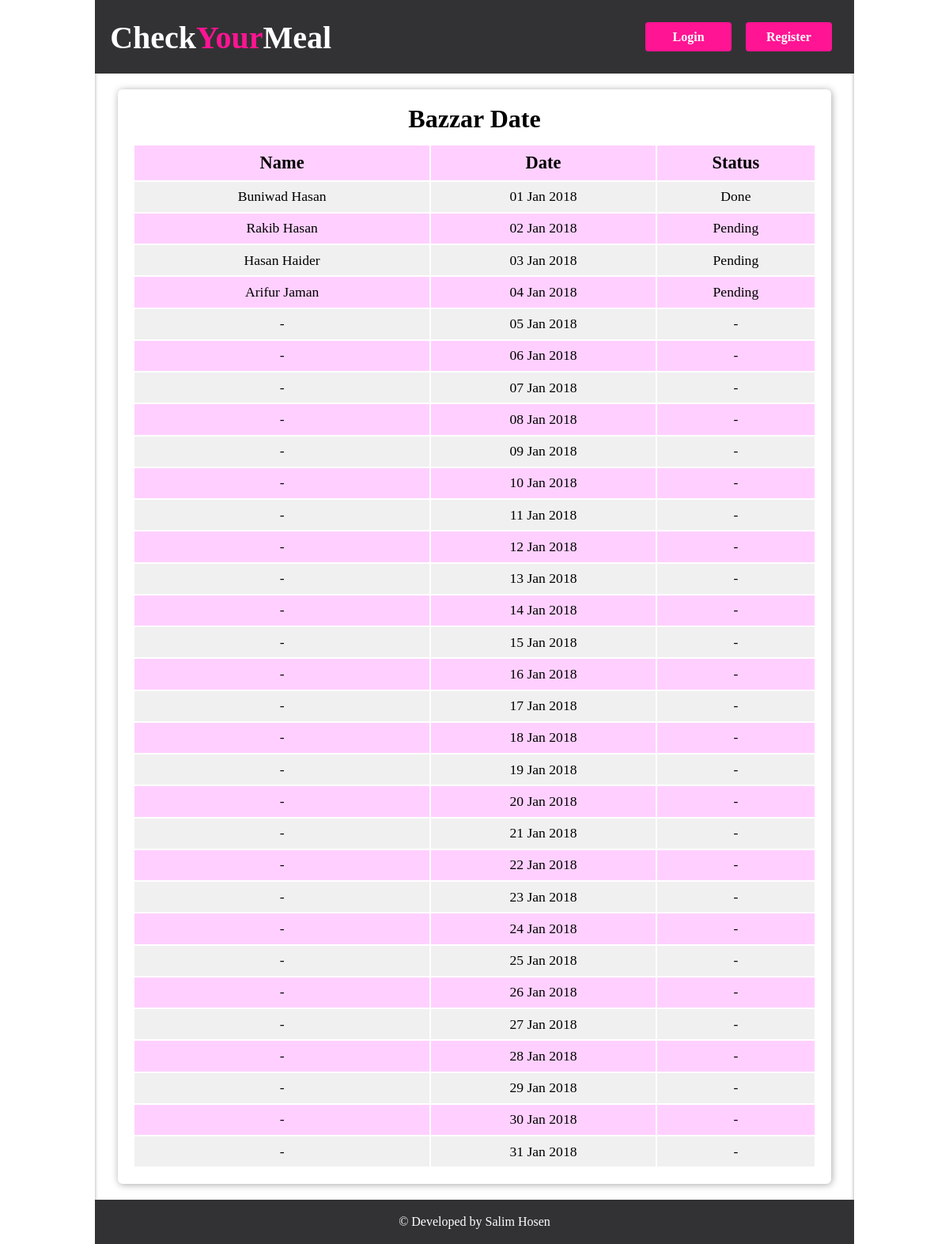
Screenshot of /bazzarDate.php with the database file from the repository.
### tables this page shows
CREATE TABLE `bazar_date` (
  `bdId` int(11) NOT NULL,
  `bdName` varchar(255) DEFAULT NULL,
  `bDate` varchar(255) DEFAULT NULL,
  `bdStatus` int(11) DEFAULT 0
);

### admin/lib/Session.php (called while the page is built, shortened)
<?php
	class Session{
		public static function get($key){
			if(isset($_SESSION[$key])){
				return $_SESSION[$key];
			}else{
				return false;
			}
		}
	}
?>

### admin/classes/Bazzar.php (called while the page is built, shortened)
<?php
	class Bazzar{
		private $db;
		public function __construct(){
			$this->db = new Database();
		}
		public function getBazarDate(){
			$query = "select * from bazar_date";
			$res = $this->db->select($query);
			if($res){
				return $res;
			}else{
				return false;
			}
		}
	}
?>

### admin/lib/Database.php (called while the page is built, shortened)
<?php
	class Database{
		private $db_user = DB_USER;
		private $db_name = DB_NAME;
		private $db_pass = DB_PASS;
		private $db_host = DB_HOST;
		public $link;
		public function dbCon(){
			$this->link = new mysqli($this->db_host,$this->db_user,$this->db_pass,$this->db_name);
		}
		public function select($query){
			$res = $this->link->query($query)or die("Connection Fail".$this->link->error.__LINE__);
			if(mysqli_num_rows($res)>0){
				return $res;
			}else{
				return false;
			}
		}
	}
?>

### admin/helpers/Format.php (called while the page is built, shortened)
<?php
	class Format{
		public function formatDate($data){
			$data = strtotime($data);
			return date("d M Y",$data);
		}
	}
?>

### bazzarDate.php (the view)
<?php include "inc/header.php";?>
				<section>
					<article>
						<div class="bazzar_tbl">
						<h2>Bazzar Date</h2>
							<table>
								<tbody>
									<tr>
										<td>Name</td>
										<td>Date</td>
										<td>Status</td>
									</tr>
									<?php
										$bdRes = $baz->getBazarDate();
										if($bdRes){
											while($vlu = $bdRes->fetch_assoc()){
									?>
									<tr>
										<td><?php
										if($vlu['bdName'] == "")echo "-";
										else
											echo $vlu['bdName'];?></td>
										<td><?php echo $fm->formatDate($vlu['bDate']);?></td>
										<td><?php
											if($vlu['bdStatus'] == 1)echo "Done";
											else if($vlu['bdStatus'] == 2)echo "Pending";
											else echo "-";
										?></td>
									</tr>
									<?php
										}
									}
									?>
								</tbody>
							</table>
						</div>
					</article>
				</section>
				<?php include "inc/footer.php";?>

### inc/header.php (shortened to what this page needs)
<?php
	include "admin/lib/Database.php";
	include "admin/lib/Session.php";
	include "admin/helpers/Format.php";
	include "admin/classes/Bazzar.php";
	$fm = new Format();
	$baz = new Bazzar();
?>
<!doctype HTML>
<html lang="en">
	<head>
		<link rel="stylesheet" href="css/style.css" type="text/css" />
		<link rel="stylesheet" href="admin/fa/css/font-awesome.min.css" type="text/css" />
	</head>
	<body>
		<div id="wrapper">
			<div class="container">
				<header>
					<div class="heading">
						<a href="index.php"><h2>Check<span>Your</span>Meal</h2></a>
					</div>
					<div class="login">
						<?php
							if(Session::get("usrLogin")==false){
						?>
						<a href="register.php">Register</a>
						<a href="login.php">Login</a>
						<?php
							}else{
						?>
						<a href="?logout=lout">Logout</a>
						<a href="profile.php?pId=<?php echo Session::get("userId");?>">Profile</a>
						<?php
							}
						?>
					</div>
				</header>

### inc/footer.php
<footer>
					<p>&copy; Developed by Salim Hosen</p>
				</footer>
			</div>
	</body>
</html>

### css/style.css (style rules this page uses)
* { margin: 0; padding: 0; }
body,html { margin: 0; padding: 0; width: 100%; min-height: 100%; font-size: 1em; }
header, section, article, footer { display: block; overflow: hidden; }
#wrapper { width: 100%; max-width: 100%; }
.container { width: 100%; max-width: 960px; margin: 0 auto; box-sizing: border-box; box-shadow: inset 0px 1px 4px #A0A0A0; }
header,footer { background: #323234; color: #fff; padding: 2%; }
.heading { width: 32%; float: left; }
.heading a { text-decoration: none; color: #fff; }
.heading h2 { font-size: 2.5em; margin-top: 5px; }
.heading span, .bazzar_tbl h2>span { color: #FF1493; }
.login { width: 50%; float: right; }
.login a,.sameArticle button { display: block; text-decoration: none; color: #fff; background: #FF1493; width: 90px; float: right; margin: 2%; text-align: center; padding: 2%; font-weight: bold; border-radius: 4px; border: none; cursor: pointer; }
article h2 { text-align: center; padding-bottom: 1.5%; font-size: 2em; }
footer p { text-align: center; }
.login_form,.meal_tab,.bazzar_tbl,.off { width: 50%; margin: 20px auto; padding: 2%; box-shadow: 1px 1px 10px #A8A8A8; border-radius: 6px; overflow: hidden; }
table { width: 100%; }
.meal_tab tr:nth-child(2n+1),.bazzar_tbl tr:nth-child(2n+1) { background: #FFD0FF; }
.meal_tab tr:nth-child(2n),.bazzar_tbl tr:nth-child(2n) { background: #F0F0F0; }
.bazzar_tbl { width: 90%; }
.bazzar_tbl tr:first-child td { font-size: 1.4em; font-weight: bold; }
.bazzar_tbl td { padding: 1%; font-size: 1.1em; text-align: center; }

### rows the page displays
bazar_date: bdName "Buniwad Hasan", bDate "01 Jan 2018", bdStatus "Done"
bazar_date: bdName "Rakib Hasan", bDate "02 Jan 2018", bdStatus "Pending"
bazar_date: bdName "Hasan Haider", bDate "03 Jan 2018", bdStatus "Pending"
bazar_date: bdName "Arifur Jaman", bDate "04 Jan 2018", bdStatus "Pending"
bazar_date: bDate "05 Jan 2018"
bazar_date: bDate "06 Jan 2018"
bazar_date: bDate "07 Jan 2018"
bazar_date: bDate "08 Jan 2018"
bazar_date: bDate "09 Jan 2018"
bazar_date: bDate "10 Jan 2018"
bazar_date: bDate "11 Jan 2018"
bazar_date: bDate "12 Jan 2018"
bazar_date: bDate "13 Jan 2018"
bazar_date: bDate "14 Jan 2018"
bazar_date: bDate "15 Jan 2018"
bazar_date: bDate "16 Jan 2018"
bazar_date: bDate "17 Jan 2018"
bazar_date: bDate "18 Jan 2018"
bazar_date: bDate "19 Jan 2018"
bazar_date: bDate "20 Jan 2018"
bazar_date: bDate "21 Jan 2018"
bazar_date: bDate "22 Jan 2018"
bazar_date: bDate "23 Jan 2018"
bazar_date: bDate "24 Jan 2018"
bazar_date: bDate "25 Jan 2018"
bazar_date: bDate "26 Jan 2018"
bazar_date: bDate "27 Jan 2018"
bazar_date: bDate "28 Jan 2018"
bazar_date: bDate "29 Jan 2018"
bazar_date: bDate "30 Jan 2018"
bazar_date: bDate "31 Jan 2018"
